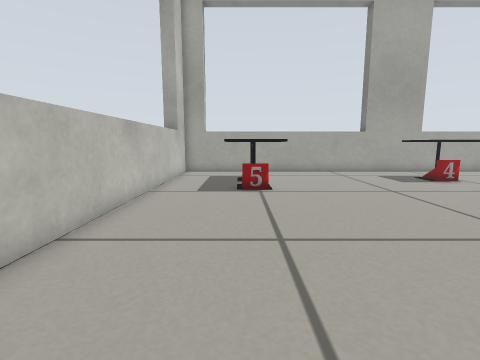
View 1 (above)

17 first-person views from a walk through a robot-simulator world made for Gazebo. The camera is 0.36 m above the floor, tilts 8° down and sees 85° across. The floor is counted in squares, 0.2 m on a side. Each view is taken from the middle of a square. On the plan, view 1 faces up. The plan holds only what a view shows up to about 15 squares ahead; the rest is blank.

View 2
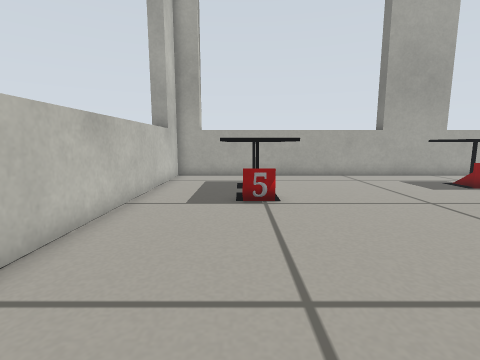

View 3
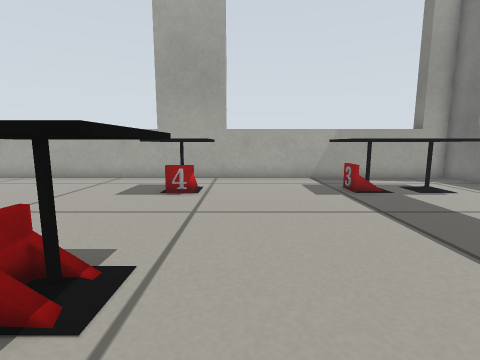

View 4
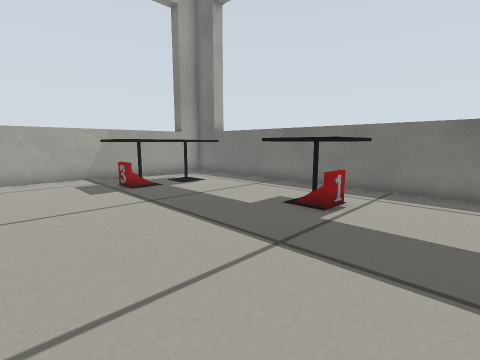

View 5
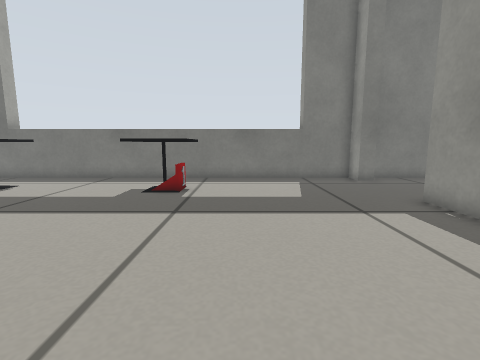

View 6
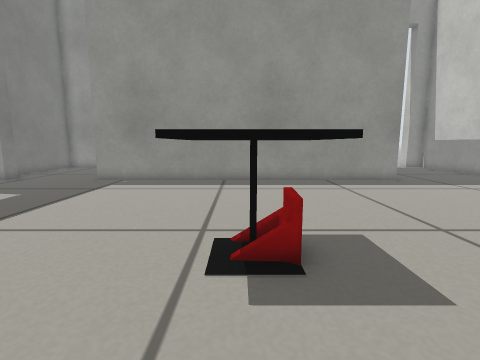

View 7
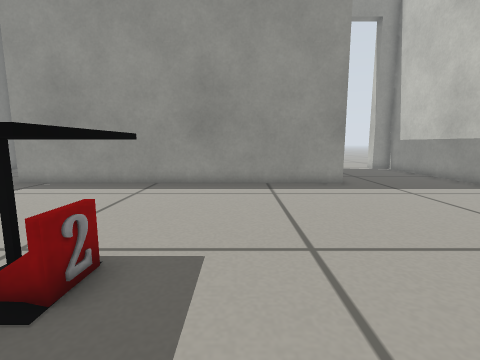

View 8
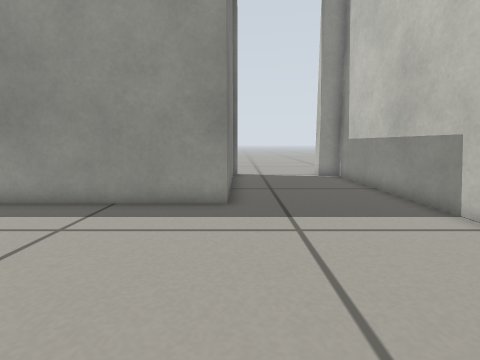

View 9
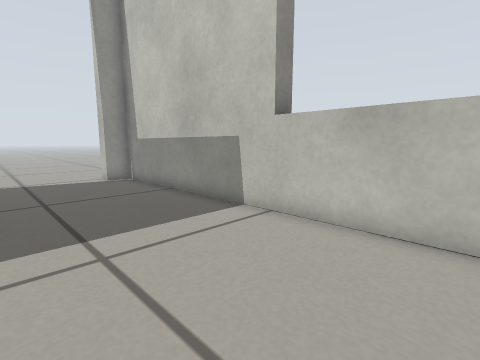

View 10
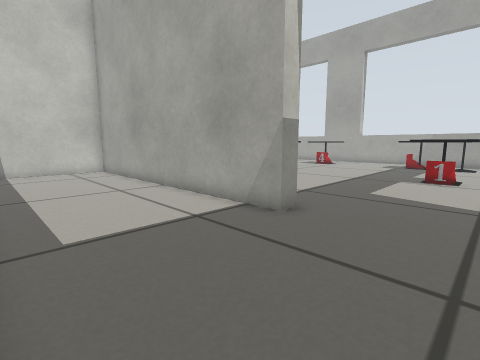

View 11
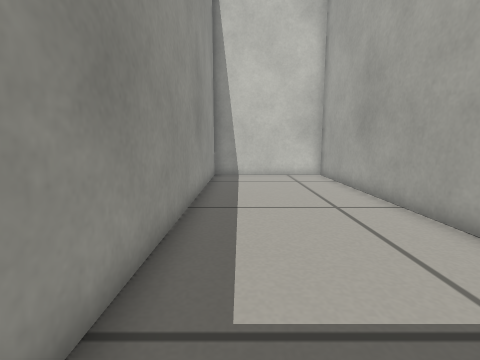

View 12
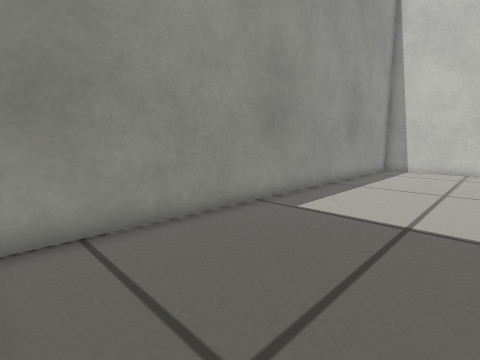

View 13
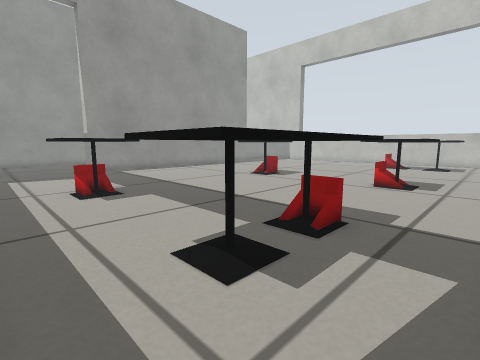

View 14
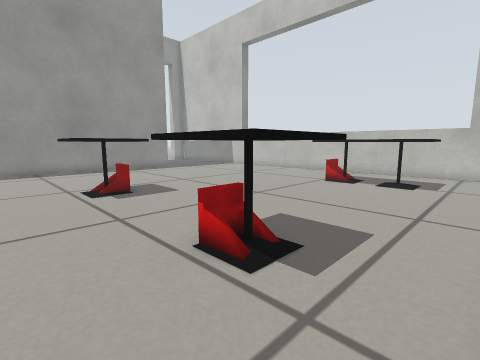

View 15
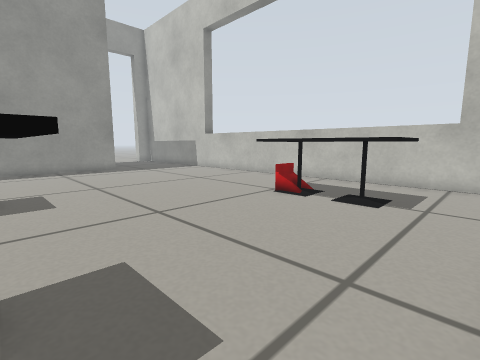

View 16
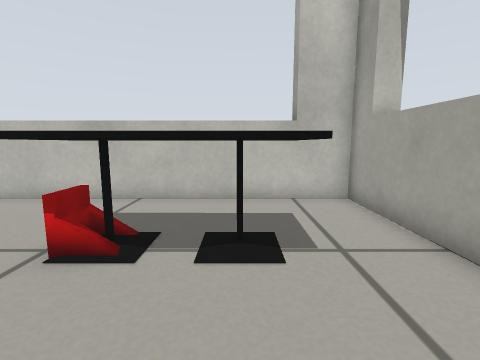

View 17
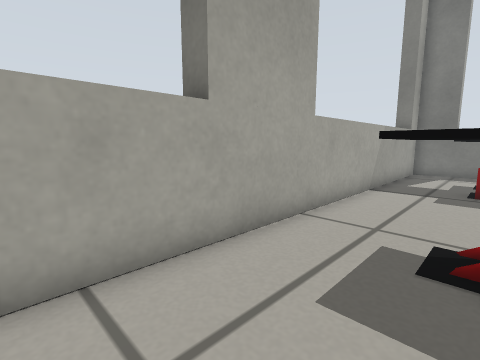

### Floor plan
Points are (right, up) in squares from view 1. A wall is a line through its corners. A room is listed if a view was taken in it or the views show most of it. See-through windows are left out.
Room 1 (views 1, 2, 3, 4, 5, 6, 7, 8, 9, 13, 14, 15, 16, 17)
walls: (-4.2, -0.2) (-3.4, -0.2); (21.4, -2.7) (22.5, -2.7) (22.5, 16.5) (-3.5, 16.5) (-3.5, -9.5) (-2.4, -9.5); (-3.4, 14.8) (-4.2, 14.8); (2.4, -8.1) (2.4, -2.7) (17, -2.7)
ways out: open door at (19, -3) to room 2; open door at (0, -10)
objects: cafe table (0, 10) to (2, 12); cafe table (0, 13) to (2, 14); cafe table (9, 5) to (11, 7); cafe table (9, 12) to (11, 14); cafe table (16, 12) to (17, 14); cafe table (18, 5) to (20, 7); cafe table (18, 12) to (20, 14)
Room 2 (views 10, 11, 12)
walls: (17, -3.4) (3.1, -3.4) (3.1, -9.5) (21.9, -9.5); (22.5, -6.8) (22.5, -3.9)
ways out: open door at (19, -3) to room 1

Where each view was taken, in squares from view 1:
view 1: 0 up, 0 right, facing up
view 2: 2 up, 0 right, facing up
view 3: 3 up, 12 right, facing up
view 4: 2 up, 12 right, facing up-right
view 5: 3 up, 9 right, facing right
view 6: 10 up, 10 right, facing down
view 7: 9 up, 7 right, facing down
view 8: 5 up, 2 right, facing down
view 9: 4 up, 2 right, facing down-left
view 10: 9 down, 21 right, facing up-left
view 11: 8 down, 18 right, facing left
view 12: 4 down, 22 right, facing down-left
view 13: 16 up, 22 right, facing down-left
view 14: 16 up, 13 right, facing down-left
view 15: 16 up, 9 right, facing down-left
view 16: 13 up, 5 right, facing left
view 17: 13 up, 5 right, facing up-right
